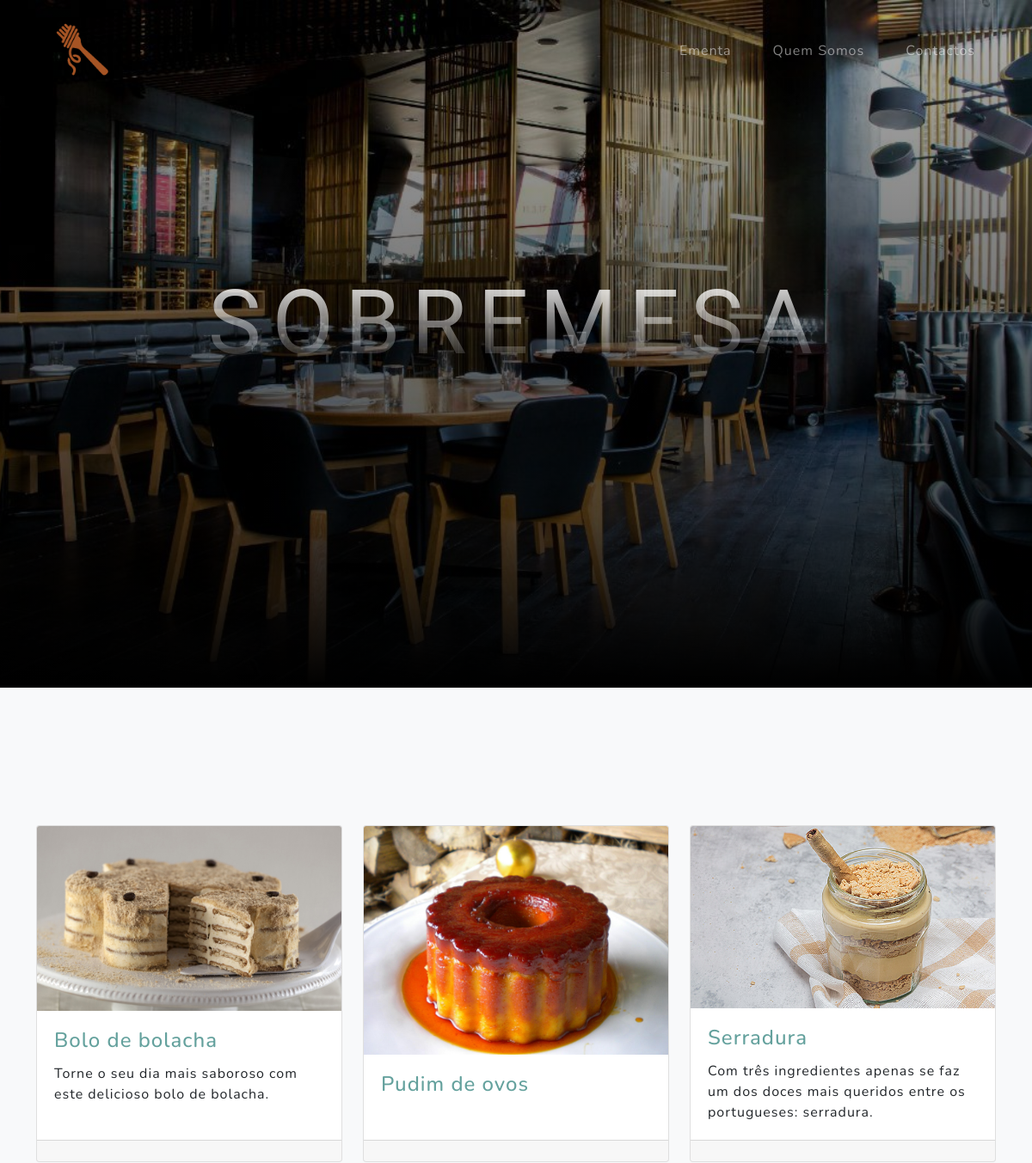
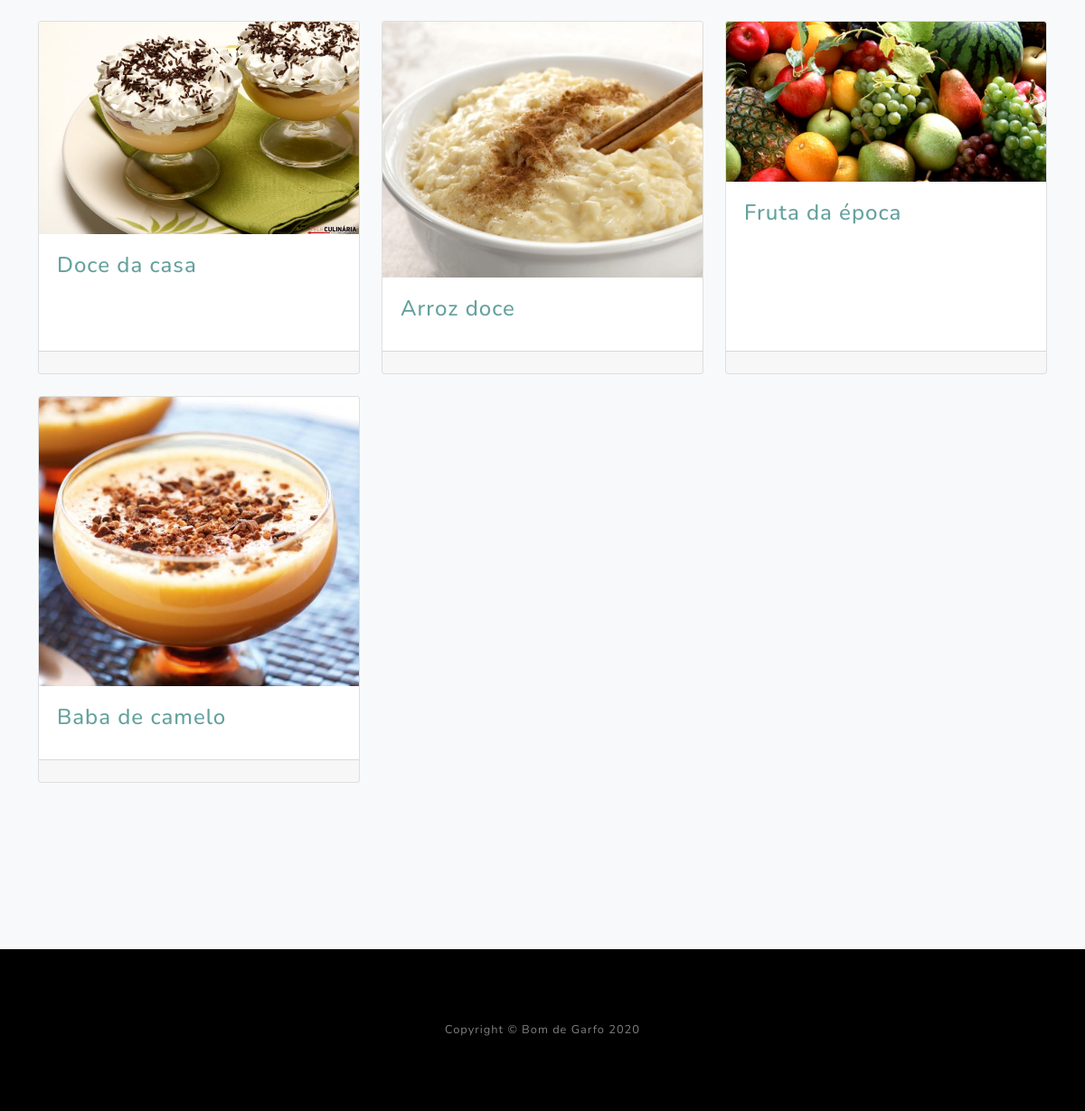
Page /sobremesa.php on the committed database (2 pictures, top to bottom).
### tables this page shows
CREATE TABLE `pratos` (
  `id` int(11) NOT NULL,
  `nome` varchar(255) NOT NULL,
  `descricao` varchar(255) NOT NULL,
  `tipo` int(11) NOT NULL,
  `img` varchar(40) NOT NULL
);

### sobremesa.php (the view, shortened to what this page needs)
<?php
require 'db/dbh.inc.php';
?>
<!DOCTYPE html>
<html lang="en">
<head>
    <link href="css/styles.css" rel="stylesheet" />
</head>
<body id="page-top">
    <?php
    include 'includes/navbar.php';
    ?>
    <header class="masthead">
        <div class="container d-flex h-100 align-items-center">
            <div class="mx-auto text-center">
                <h1 class="mx-auto my-0 text-uppercase">Sobremesa</h1>
                <br><br>
            </div>
        </div>
    </header>
    <section class="projects-section bg-light" id="projects">
        <?php
        $q = 'SELECT p.nome, t.tipo, p.descricao, p.img FROM pratos p inner join tipo t on p.tipo=t.id where t.id = 3';
        $result = mysqli_query($conn, $q);
        ?>
        <div class="container">
            <div class="row">
                <?php while ($dados = mysqli_fetch_array($result)) {
                ?>
                    <div class="col-lg-4 col-md-6 mb-4">
                        <div class="card h-100">
                            <a href="product.php"><img class="card-img-top" src="Images/<?php echo $dados['img'] ?>" alt=""></a>
                            <div class="card-body">
                                <h4 class="card-title">
                                    <a href="product.php?id=<?php echo $dados['id']; ?>"><?php echo $dados['nome']; ?></a>
                                </h4>
                                <p class="card-text p1" maxlength="40"><?php echo $dados['descricao']; ?></p>
                            </div>
                            <div class="card-footer">
                            </div>
                        </div>
                    </div>
                <?php } ?>
            </div>
        </div>
    </section>
    <?php
    include 'includes/footer.php';
    ?>
</body>
</html>

### rows in the picture
pratos: img (picture), nome "Bolo de bolacha", descricao "Torne o seu dia mais saboroso com este delicioso bolo de bolacha."
pratos: img (picture), nome "Pudim de ovos"
pratos: img (picture), nome "Serradura", descricao "Com três ingredientes apenas se faz um dos doces mais queridos entre os portugueses: serradura."
pratos: img (picture), nome "Doce da casa"
pratos: img (picture), nome "Arroz doce"
pratos: img (picture), nome "Fruta da época"
pratos: img (picture), nome "Baba de camelo"
